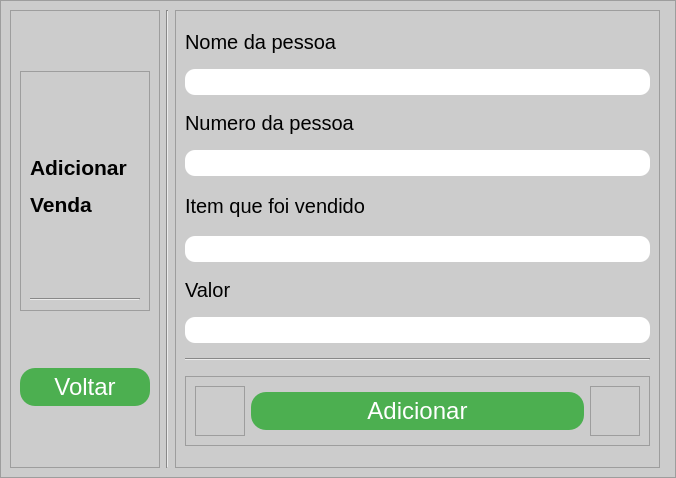
<?xml version="1.0" encoding="UTF-8"?>
<ui version="4.0">
 <class>InsertWindow</class>
 <widget class="QMainWindow" name="InsertWindow">
  <property name="geometry">
   <rect>
    <x>0</x>
    <y>0</y>
    <width>676</width>
    <height>478</height>
   </rect>
  </property>
  <property name="minimumSize">
   <size>
    <width>676</width>
    <height>478</height>
   </size>
  </property>
  <property name="maximumSize">
   <size>
    <width>676</width>
    <height>478</height>
   </size>
  </property>
  <property name="windowTitle">
   <string>Inserir dados</string>
  </property>
  <widget class="QWidget" name="centralwidget">
   <property name="minimumSize">
    <size>
     <width>0</width>
     <height>0</height>
    </size>
   </property>
   <layout class="QVBoxLayout" name="verticalLayout">
    <property name="spacing">
     <number>0</number>
    </property>
    <property name="leftMargin">
     <number>0</number>
    </property>
    <property name="topMargin">
     <number>0</number>
    </property>
    <property name="rightMargin">
     <number>0</number>
    </property>
    <property name="bottomMargin">
     <number>0</number>
    </property>
    <item>
     <widget class="QFrame" name="frame">
      <property name="minimumSize">
       <size>
        <width>0</width>
        <height>0</height>
       </size>
      </property>
      <property name="maximumSize">
       <size>
        <width>6526262</width>
        <height>16777215</height>
       </size>
      </property>
      <property name="styleSheet">
       <string notr="true">background-color: rgb(204, 204, 204);</string>
      </property>
      <property name="frameShape">
       <enum>QFrame::StyledPanel</enum>
      </property>
      <property name="frameShadow">
       <enum>QFrame::Raised</enum>
      </property>
      <layout class="QHBoxLayout" name="horizontalLayout">
       <item>
        <widget class="QFrame" name="frame_2">
         <property name="minimumSize">
          <size>
           <width>150</width>
           <height>0</height>
          </size>
         </property>
         <property name="maximumSize">
          <size>
           <width>150</width>
           <height>16777215</height>
          </size>
         </property>
         <property name="frameShape">
          <enum>QFrame::StyledPanel</enum>
         </property>
         <property name="frameShadow">
          <enum>QFrame::Raised</enum>
         </property>
         <layout class="QVBoxLayout" name="verticalLayout_3">
          <item>
           <widget class="QFrame" name="frame_8">
            <property name="maximumSize">
             <size>
              <width>16777215</width>
              <height>240</height>
             </size>
            </property>
            <property name="frameShape">
             <enum>QFrame::StyledPanel</enum>
            </property>
            <property name="frameShadow">
             <enum>QFrame::Raised</enum>
            </property>
            <layout class="QVBoxLayout" name="verticalLayout_4">
             <item>
              <widget class="QLabel" name="label_4">
               <property name="text">
                <string>&lt;html&gt;&lt;head/&gt;&lt;body&gt;&lt;p align=&quot;justify&quot;&gt;&lt;span style=&quot; font-size:16pt; font-weight:600;&quot;&gt;Adicionar&lt;/span&gt;&lt;/p&gt;&lt;p&gt;&lt;span style=&quot; font-size:16pt; font-weight:600;&quot;&gt;Venda&lt;/span&gt;&lt;/p&gt;&lt;/body&gt;&lt;/html&gt;</string>
               </property>
              </widget>
             </item>
             <item>
              <widget class="Line" name="line_3">
               <property name="orientation">
                <enum>Qt::Horizontal</enum>
               </property>
              </widget>
             </item>
            </layout>
           </widget>
          </item>
          <item>
           <widget class="QPushButton" name="pushButton_2">
            <property name="styleSheet">
             <string notr="true">QPushButton{
padding: 5px 25px;
font-size: 24px;
text-align: center;
color: #fff;
background-color: #4CAF50;
border-radius: 15px;
}


QPushButton:hover{
background-color: green;
}



QPushButton:pressed{
  background-color: #3e8e41;
}</string>
            </property>
            <property name="text">
             <string>Voltar</string>
            </property>
            <property name="icon">
             <iconset>
              <normaloff>Icons/Setapratras-removebg-preview.png</normaloff>Icons/Setapratras-removebg-preview.png</iconset>
            </property>
            <property name="iconSize">
             <size>
              <width>25</width>
              <height>15</height>
             </size>
            </property>
           </widget>
          </item>
         </layout>
        </widget>
       </item>
       <item>
        <widget class="Line" name="line_2">
         <property name="orientation">
          <enum>Qt::Vertical</enum>
         </property>
        </widget>
       </item>
       <item>
        <widget class="QFrame" name="frame_4">
         <property name="frameShape">
          <enum>QFrame::StyledPanel</enum>
         </property>
         <property name="frameShadow">
          <enum>QFrame::Raised</enum>
         </property>
         <layout class="QVBoxLayout" name="verticalLayout_2">
          <item>
           <widget class="QLabel" name="label">
            <property name="maximumSize">
             <size>
              <width>16777215</width>
              <height>25</height>
             </size>
            </property>
            <property name="styleSheet">
             <string notr="true">background-color: rgb(204, 204, 204);
font-size:20px;
font-weight: arial;
</string>
            </property>
            <property name="text">
             <string>Nome da pessoa</string>
            </property>
           </widget>
          </item>
          <item>
           <widget class="QLineEdit" name="lineEdit">
            <property name="maximumSize">
             <size>
              <width>656566</width>
              <height>16777215</height>
             </size>
            </property>
            <property name="styleSheet">
             <string notr="true">
QLineEdit{
font-size: 20px;
text-align: center;
border-radius: 10px;
background-color: rgb(255, 255, 255);
}</string>
            </property>
           </widget>
          </item>
          <item>
           <widget class="QLabel" name="label_5">
            <property name="maximumSize">
             <size>
              <width>16777215</width>
              <height>25</height>
             </size>
            </property>
            <property name="styleSheet">
             <string notr="true">background-color: rgb(204, 204, 204);
font-size:20px;
font-weight: arial;
</string>
            </property>
            <property name="text">
             <string>Numero da pessoa</string>
            </property>
           </widget>
          </item>
          <item>
           <widget class="QLineEdit" name="lineEdit_4">
            <property name="styleSheet">
             <string notr="true">
QLineEdit{
font-size: 20px;
text-align: center;
border-radius: 10px;
background-color: rgb(255, 255, 255);
}</string>
            </property>
           </widget>
          </item>
          <item>
           <widget class="QLabel" name="label_2">
            <property name="maximumSize">
             <size>
              <width>16777215</width>
              <height>30</height>
             </size>
            </property>
            <property name="styleSheet">
             <string notr="true">background-color: rgb(204, 204, 204);
font-size:20px;
font-weight: arial;
</string>
            </property>
            <property name="text">
             <string>Item que foi vendido</string>
            </property>
           </widget>
          </item>
          <item>
           <widget class="QLineEdit" name="lineEdit_2">
            <property name="styleSheet">
             <string notr="true">
QLineEdit{
font-size: 20px;
text-align: center;
border-radius: 10px;
background-color: rgb(255, 255, 255);
}</string>
            </property>
           </widget>
          </item>
          <item>
           <widget class="QLabel" name="label_3">
            <property name="maximumSize">
             <size>
              <width>16777215</width>
              <height>25</height>
             </size>
            </property>
            <property name="styleSheet">
             <string notr="true">background-color: rgb(204, 204, 204);
font-size:20px;
font-weight: arial;
</string>
            </property>
            <property name="text">
             <string>Valor</string>
            </property>
           </widget>
          </item>
          <item>
           <widget class="QLineEdit" name="lineEdit_3">
            <property name="styleSheet">
             <string notr="true">
QLineEdit{
font-size: 20px;
text-align: center;
border-radius: 10px;
background-color: rgb(255, 255, 255);
}</string>
            </property>
           </widget>
          </item>
          <item>
           <widget class="Line" name="line">
            <property name="orientation">
             <enum>Qt::Horizontal</enum>
            </property>
           </widget>
          </item>
          <item>
           <widget class="QFrame" name="frame_5">
            <property name="maximumSize">
             <size>
              <width>16777215</width>
              <height>70</height>
             </size>
            </property>
            <property name="frameShape">
             <enum>QFrame::StyledPanel</enum>
            </property>
            <property name="frameShadow">
             <enum>QFrame::Raised</enum>
            </property>
            <layout class="QHBoxLayout" name="horizontalLayout_2">
             <item>
              <widget class="QFrame" name="frame_6">
               <property name="maximumSize">
                <size>
                 <width>50</width>
                 <height>16777215</height>
                </size>
               </property>
               <property name="frameShape">
                <enum>QFrame::StyledPanel</enum>
               </property>
               <property name="frameShadow">
                <enum>QFrame::Raised</enum>
               </property>
              </widget>
             </item>
             <item>
              <widget class="QPushButton" name="pushButton">
               <property name="styleSheet">
                <string notr="true">QPushButton{
padding: 5px 25px;
font-size: 24px;
text-align: center;
color: #fff;
background-color: #4CAF50;
border-radius: 15px;
}


QPushButton:hover{
background-color: green;
}



QPushButton:pressed{
  background-color: #3e8e41;
}</string>
               </property>
               <property name="text">
                <string>Adicionar</string>
               </property>
               <property name="icon">
                <iconset>
                 <normaloff>Icons/updateicon-removebg-preview-removebg-preview.png</normaloff>Icons/updateicon-removebg-preview-removebg-preview.png</iconset>
               </property>
               <property name="iconSize">
                <size>
                 <width>40</width>
                 <height>25</height>
                </size>
               </property>
              </widget>
             </item>
             <item>
              <widget class="QFrame" name="frame_7">
               <property name="maximumSize">
                <size>
                 <width>50</width>
                 <height>16777215</height>
                </size>
               </property>
               <property name="frameShape">
                <enum>QFrame::StyledPanel</enum>
               </property>
               <property name="frameShadow">
                <enum>QFrame::Raised</enum>
               </property>
              </widget>
             </item>
            </layout>
           </widget>
          </item>
         </layout>
        </widget>
       </item>
       <item>
        <widget class="QFrame" name="frame_3">
         <property name="minimumSize">
          <size>
           <width>0</width>
           <height>0</height>
          </size>
         </property>
         <property name="maximumSize">
          <size>
           <width>150</width>
           <height>16777215</height>
          </size>
         </property>
         <property name="frameShape">
          <enum>QFrame::StyledPanel</enum>
         </property>
         <property name="frameShadow">
          <enum>QFrame::Raised</enum>
         </property>
        </widget>
       </item>
      </layout>
     </widget>
    </item>
   </layout>
  </widget>
 </widget>
 <resources/>
 <connections/>
</ui>
